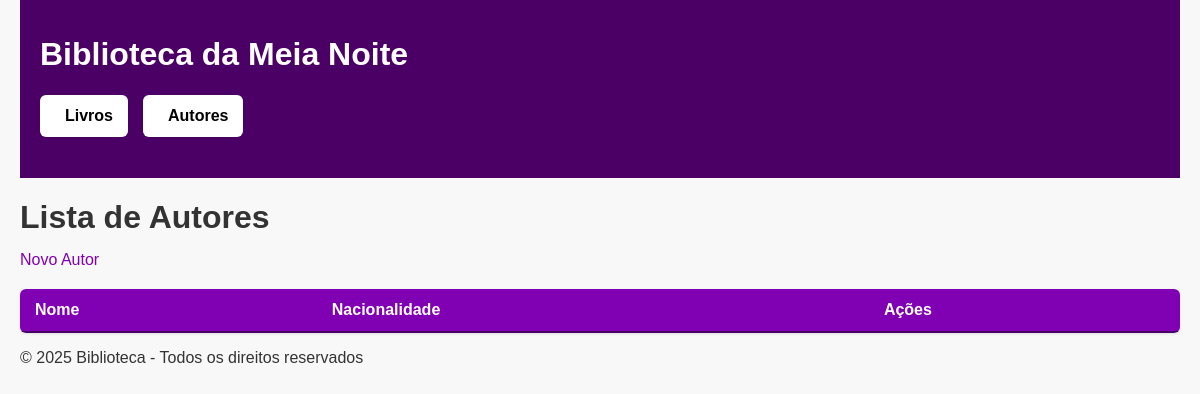
Before: /autores with the older database file.
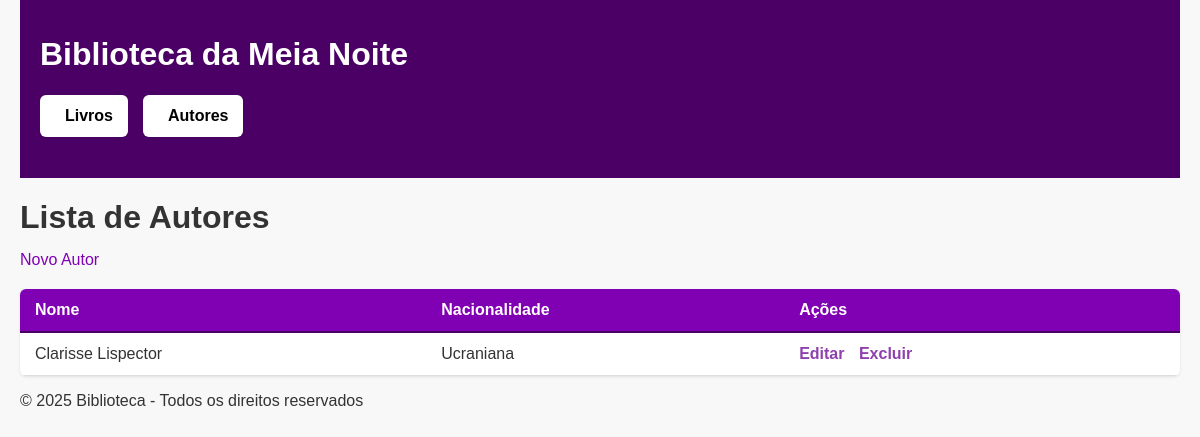
After: the same page with the newer database file.
### tables this page shows
CREATE TABLE autor (
    id INTEGER PRIMARY KEY AUTOINCREMENT,
    nome TEXT NOT NULL,
    nacionalidade TEXT
);

### app/views.py (the view)
@app.route('/autores')
def index_autores():
    autores = autor_service.listar()
    return render_template('autores/index.html', autores=autores)

### app/database/connection.py (called while the page is built)
def get_db():
    db = getattr(g, '_database', None)
    if db is None:
        db = g._database = sqlite3.connect(DATABASE)
    return db

@app.teardown_appcontext
def close_connection(exception):
    db = getattr(g, '_database', None)
    if db is not None:
        db.close()

### app/models/autor.py (called while the page is built)
    def get_id(self):
        return self.__id

    def get_nome(self):
        return self.__nome

    def get_nacionalidade(self):
        return self.__nacionalidade

### app/repository/autores_repository.py (called while the page is built)
    def get_all_autores(self):
        connection = get_db()
        cursor = connection.cursor()
        cursor.execute("SELECT * FROM autor")
        rows = cursor.fetchall()
        return [AutorModel(id=row[0], nome=row[1], nacionalidade=row[2]) for row in rows]

### app/services/autores_services.py (called while the page is built)
    def listar(self):
        return self.repo.get_all_autores()

### app/views.py (called while the page is built)
@app.context_processor
def inject_current_year():
    return {'current_year': datetime.now().year}

### app/templates/autores/index.html
{% extends 'base.html' %}
{% block content %}
    <h1>Lista de Autores</h1>
    <a href="/autores/novo">Novo Autor</a>
    <table>
        <thead>
            <tr>
                <th>Nome</th>
                <th>Nacionalidade</th>
                <th>Ações</th>
            </tr>
        </thead>
        <tbody>
            {% for autor in autores %}
                <tr>
                    <td>{{ autor.get_nome() }}</td>
                    <td>{{ autor.get_nacionalidade() }}</td>
                    <td>
                        <a href="/autores/editar/{{ autor.get_id() }}">Editar</a>
                        <a href="/autores/excluir/{{ autor.get_id() }}">Excluir</a>
                    </td>
                </tr>
            {% endfor %}
        </tbody>
    </table>
{% endblock %}

Changed rows visible on the page:
added autor: get_nome "Clarisse Lispector", get_nacionalidade "Ucraniana"
